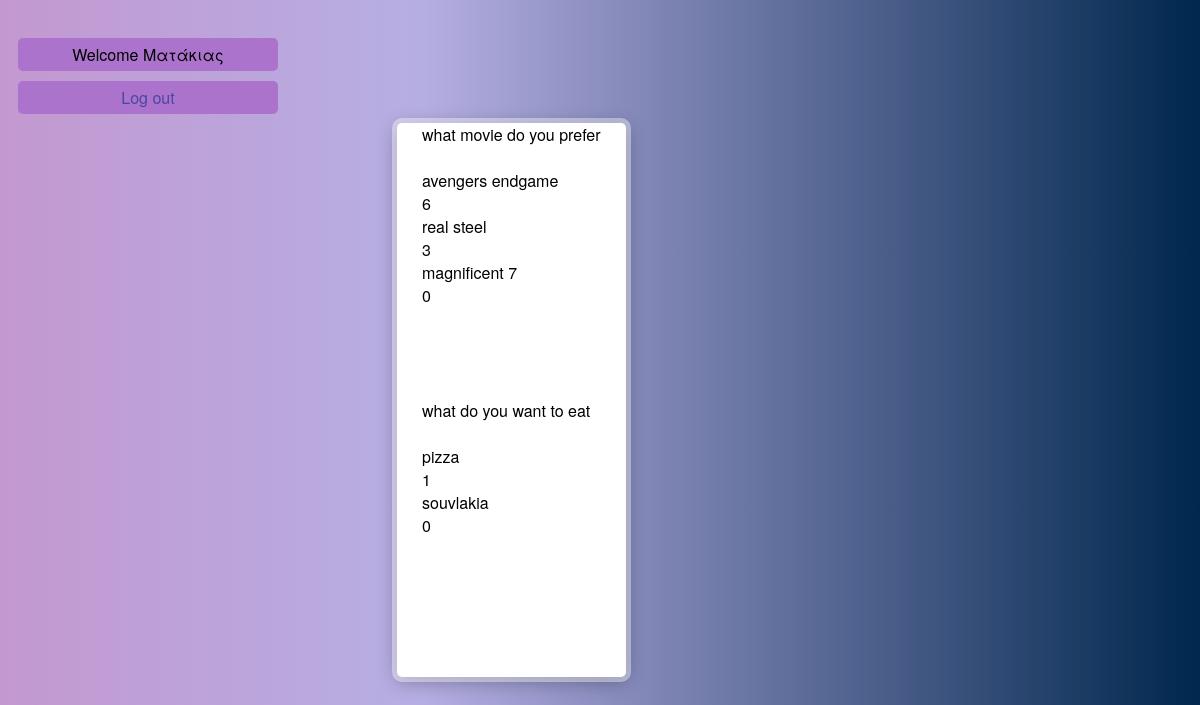
The app's page /results.php (signed in) with its own data.
### tables this page shows
CREATE TABLE `ballot` (
  `idballot` int(11) NOT NULL,
  `name` varchar(30) NOT NULL,
  `description` varchar(30) NOT NULL,
  `canditate1` varchar(30) DEFAULT NULL,
  `count1` int(11) DEFAULT NULL,
  `canditate2` varchar(30) DEFAULT NULL,
  `count2` int(11) DEFAULT NULL,
  `canditate3` varchar(30) DEFAULT NULL,
  `count3` int(11) DEFAULT NULL,
  `canditate4` varchar(30) DEFAULT NULL,
  `count4` int(11) DEFAULT NULL,
  `canditate5` varchar(30) DEFAULT NULL,
  `count5` int(11) DEFAULT NULL,
  `canditate6` varchar(30) DEFAULT NULL,
  `count6` int(11) DEFAULT NULL,
  `canditate7` varchar(30) DEFAULT NULL,
  `count7` int(11) DEFAULT NULL,
  `canditate8` varchar(30) DEFAULT NULL,
  `count8` int(11) DEFAULT NULL,
  `canditate9` varchar(30) DEFAULT NULL,
  `count9` int(11) DEFAULT NULL,
  `canditate10` varchar(30) DEFAULT NULL,
  `count10` int(11) DEFAULT NULL,
  `canditate11` varchar(30) DEFAULT NULL,
  `count11` int(11) DEFAULT NULL,
  `canditate12` varchar(30) DEFAULT NULL,
  `count12` int(11) DEFAULT NULL,
  `canditate13` varchar(30) DEFAULT NULL,
  `count13` int(11) DEFAULT NULL,
  `canditate14` varchar(30) DEFAULT NULL,
  `count14` int(11) DEFAULT NULL,
  `canditate15` varchar(30) DEFAULT NULL,
  `count15` int(11) DEFAULT NULL,
  `canditate16` varchar(30) DEFAULT NULL,
  `count16` int(11) DEFAULT NULL,
  `canditate17` varchar(30) DEFAULT NULL,
  `count17` int(11) DEFAULT NULL,
  `canditate18` varchar(30) DEFAULT NULL,
  `count18` int(11) DEFAULT NULL,
  `canditate19` varchar(30) DEFAULT NULL,
  `count19` int(11) DEFAULT NULL,
  `canditate20` varchar(30) DEFAULT NULL,
  `count20` int(11) DEFAULT NULL
);

### results.php (the view, shortened to what this page needs)
<?php
include_once 'connection.php';
?>
<div class="menu">
<?php
if(isset($_COOKIE['surname'])){
	echo "Welcome " . $_COOKIE['surname'];
	echo "<br>";
}
?>
</div>
<!DOCTYPE html>
<html>
    <head>
	   <link rel="stylesheet" type="text/css" href="stylesheet-ballot.css"></link>
    </head>
    <body>
	<div class="menu">
	<a href='/logout.php'>Log out</a>
	</div>
	<br>
	<br>
	<div class="container">
	<div id="pshfos">
<?php
$array=mysqli_query($connection,"SELECT name FROM ballot");
	$i=0;
	while ($row=mysqli_fetch_array($array)){
		$name1[$i]=$row['name'];
		$i++;
	}
	$result=mysqli_query($connection,"SELECT * FROM ballot ");
	$count=mysqli_num_rows($result);
	if ($count>=1){
	$array=mysqli_query($connection,"SELECT description, canditate1, count1, canditate2, count2, canditate3, count3, canditate4, count4, canditate5, count5, canditate6, count6, canditate7, count7, canditate8, count8, canditate9, count9, canditate10, count10, canditate11, count11, canditate12, count12, canditate13, count13, canditate14, count14, canditate15, count15, canditate16, count16, canditate17, count17, canditate18, count18, canditate19, count19, canditate20, count20  FROM ballot WHERE name='$name1[0]' ");
	while ($row=mysqli_fetch_array($array)){
		$disc=$row['description'];
		$canditate1=$row['canditate1'];
		$count1=$row['count1'];
		$canditate2=$row['canditate2'];
		$count2=$row['count2'];
		$canditate3=$row['canditate3'];
		$count3=$row['count3'];
	}
	echo $disc;
	echo "<br>";
	echo "<br>";
	if(is_null($canditate1)) {
	}else{
	echo $canditate1;
	echo "<br>";
	echo $count1;
	}
	echo "<br>";
	if(is_null($canditate2)) {
	}else{
	echo $canditate2;
	echo "<br>";
	echo $count2;
	}
	echo "<br>";
	if(is_null($canditate3)) {
	}else{
	echo $canditate3;
	echo "<br>";
	echo $count3;
	}
	echo "<br>";
	echo "<br>";
	echo "<br>";
	echo "<br>";
	echo "<br>";
	}
	if ($count>=2){
	$array=mysqli_query($connection,"SELECT description, canditate1, count1, canditate2, count2, canditate3, count3, canditate4, count4, canditate5, count5, canditate6, count6, canditate7, count7, canditate8, count8, canditate9, count9, canditate10, count10, canditate11, count11, canditate12, count12, canditate13, count13, canditate14, count14, canditate15, count15, canditate16, count16, canditate17, count17, canditate18, count18, canditate19, count19, canditate20, count20  FROM ballot WHERE name='$name1[1]' ");
	while ($row=mysqli_fetch_array($array)){
		$disc=$row['description'];
		$canditate1=$row['canditate1'];
		$count1=$row['count1'];
		$canditate2=$row['canditate2'];
		$count2=$row['count2'];
	}
	echo $disc;
	echo "<br>";
	echo "<br>";
	if(is_null($canditate1)) {
	}else{
	echo $canditate1;
	echo "<br>";
	echo $count1;
	}
	echo "<br>";
	if(is_null($canditate2)) {
	}else{
	echo $canditate2;
	echo "<br>";
	echo $count2;
	}
	echo "<br>";
	echo "<br>";
	echo "<br>";
	echo "<br>";
	echo "<br>";
	echo "<br>";
	}
?>
</div>
</div>
</body>
</html>

### stylesheet-ballot.css (style rules this page uses)
body { background: rgb(195,152,208); background: linear-gradient(90deg, rgba(195,152,208,1) 0%, rgba(83,65,189,0.42370451598608194) 35%, rgba(0,39,77,1) 100%); font-family: "Helvetica Neue", Helvetica, Arial; padding-top: 20px; }
.menu { width: 406px; max-width: 250px; background: #ab73cc; border-radius: 5px; margin: 10px; text-align: center; padding: 5px; }
.menu a { text-decoration: none; font-family: "Helvetica Neue", Helvetica, Arial; padding: 0.2em 0.1em; color: #4a47a3; }
.container { width: 406px; max-width: 406px; margin: 0 auto; position: absolute; top: 50%; left: 50%; transform: translate(-50%, -50%); }
#pshfos { padding: 0px 25px 25px; background: #fff; box-shadow: 0px 0px 0px 5px rgba( 255,255,255,0.4 ), 0px 4px 20px rgba( 0,0,0,0.33 ); -moz-border-radius: 5px; -webkit-border-radius: 5px; border-radius: 5px; display: table; position: static; }

### records on screen
ballot: description "what movie do you prefer", canditate1 "avengers endgame", count1 "6", canditate2 "real steel", count2 "3", canditate3 "magnificent 7", count3 "0"
ballot: description "what do you want to eat", canditate1 "pizza", count1 "1", canditate2 "souvlakia", count2 "0"

### other values on screen
$_COOKIE['surname'] "Ματάκιας"
